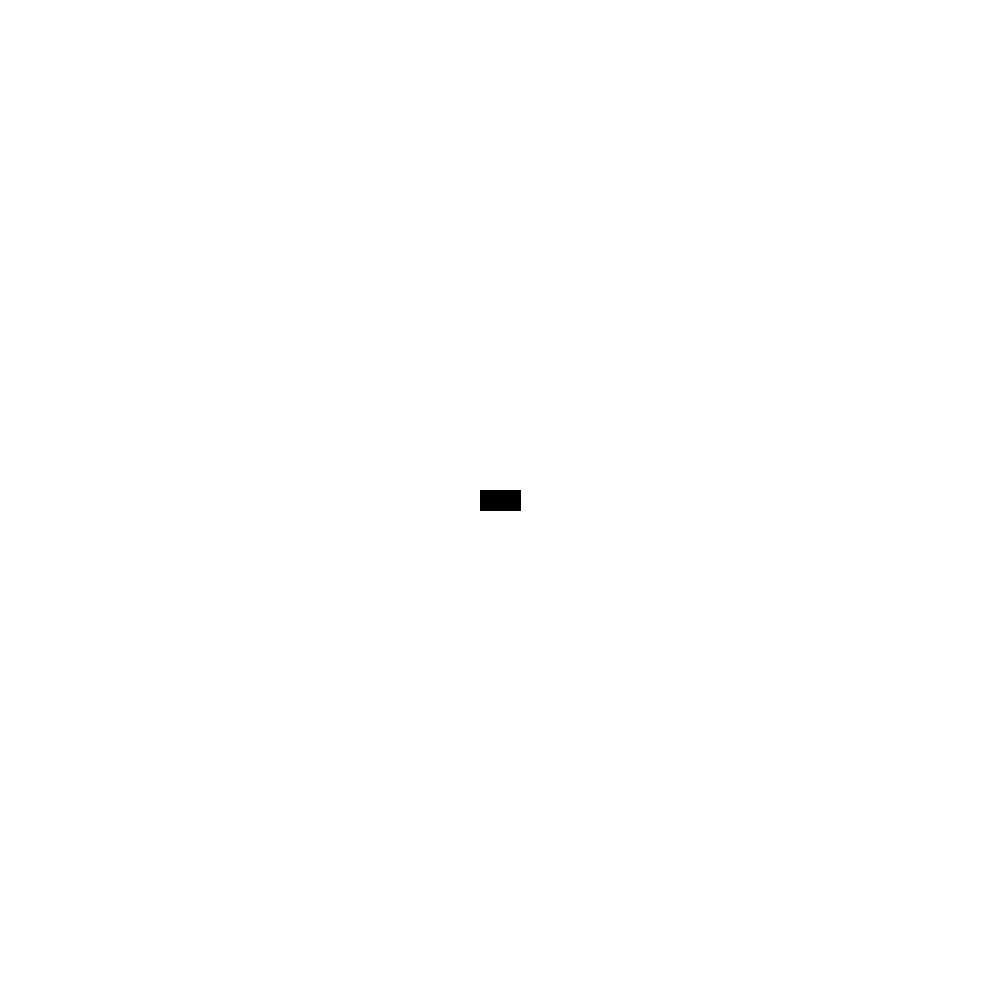
Frame 1 (no input)
Frame 60 (the mouse pressed at the canvas centre just before this capture): identical to frame 1, image omitted
Frame 120 (the mouse held since frame 60 and released just before this capture): identical to frame 1, image omitted

The Processing sketch that drew this single still picture (run headless with seeded random() and noise(); from frame 60 on, the mouse is pressed at the canvas centre):

// Processing sketch: Car_Sim
// ── Car_Sim.pde
Car car;
void setup() {
  size(1000, 1000);
  car = new Car(width / 2, height / 2);
  
  
}

void keyPressed() {
  PVector force;
  float ang_acc = 0.0;
  if (key == 'b' || key == 'B') {
    car.friction(); 
  }
  if (key == CODED) {
    if (keyCode == UP) {
      force = new PVector(1, 0);
      //ang_acc = -0.01;      
    }
    else if (keyCode == DOWN) {
      force = new PVector(-1, 0);
      //ang_acc = 0.01;      
    }
    else if (keyCode == LEFT) {
      force = new PVector(0, 0);
      ang_acc = -0.1;
    }
    else if (keyCode == RIGHT) {
      force = new PVector(0, 0);
      ang_acc = 0.1;
    }
    else {
      force = new PVector(0, 0); 
    }
  }
  else {
    force = new PVector(0, 0); 
  }
  
  car.applyForce(force);  
  car.applyAngle(ang_acc);
}

void draw() {
  background(255);
  car.display();
  car.update();  
  print(car.location.x, car.location.y, "\n");
}

// ── Car.pde
class Car {
  PVector location;
  PVector velocity;
  PVector acceleration;
  float angle = radians(0);
  float angular_vel = 0;
  float angular_acc = 0.0;
  
  Car(float x, float y) {
    location = new PVector(x, y);
    velocity = new PVector(0, 0);
    acceleration = new PVector(0, 0);
  }
 
  void display() {
    //angle = velocity.heading();
    print("Angle is ", angle);
    push();
    rectMode(CENTER);
    translate(location.x, location.y);
    rotate(angle);
    fill(0);
    rect(0, 0, 40, 20);   
    pop();
  }
  
  void update() {
    //friction();
    velocity.add(acceleration);
    
    angular_vel += angular_acc;
    angle += angular_vel;    
    
    if (abs(velocity.x) < 0.01) {
      velocity.x = 0.0; 
    }
    if (abs(velocity.y) < 0.01) {
      velocity.y = 0.0; 
    }
    
    velocity.limit(10);
    location.add(velocity);
    
    acceleration.mult(0);
    angular_acc = 0.0;
    angular_vel = 0.0;
  }
  
  void applyForce(PVector force) {
    //angle = 0.0;
    //float x_comp = force.x * cos(angle) - force.y * sin(angle);
    //float y_comp = force.x * sin(angle) + force.y * cos(angle);
    //PVector modForce = new PVector(x_comp, y_comp);
    float x = force.x * cos(angle) - force.y * sin(angle);
    float y = force.x * sin(angle) + force.y * cos(angle);
    PVector new_force = new PVector(x, y);
    
    
    acceleration.add(new_force); 
  }
  
  void applyAngle(float acc) {
    angular_acc = acc; 
  }
  
  void friction() {
    float mu = 0.1;
    float N = 1.0;
    PVector f = velocity.copy();
    
    f.normalize();
    f.mult(-1 * mu * N);
    
    applyForce(f);
  }
  
  
  
  
  
  
}
